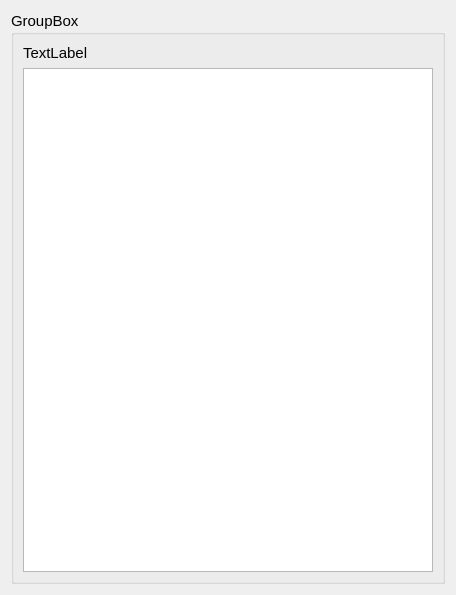
<?xml version="1.0" encoding="UTF-8"?>
<ui version="4.0">
 <class>NgramModelViewWidget</class>
 <widget class="QWidget" name="NgramModelViewWidget">
  <property name="geometry">
   <rect>
    <x>0</x>
    <y>0</y>
    <width>456</width>
    <height>595</height>
   </rect>
  </property>
  <property name="windowTitle">
   <string>Form</string>
  </property>
  <layout class="QHBoxLayout" name="horizontalLayout">
   <item>
    <widget class="QGroupBox" name="groupBox">
     <property name="font">
      <font>
       <pointsize>11</pointsize>
      </font>
     </property>
     <property name="title">
      <string>GroupBox</string>
     </property>
     <layout class="QVBoxLayout" name="verticalLayout">
      <item>
       <widget class="QLabel" name="ngram_model_view_label">
        <property name="font">
         <font>
          <pointsize>11</pointsize>
         </font>
        </property>
        <property name="text">
         <string>TextLabel</string>
        </property>
       </widget>
      </item>
      <item>
       <widget class="NGramTableView" name="tableView">
        <property name="font">
         <font>
          <pointsize>11</pointsize>
         </font>
        </property>
       </widget>
      </item>
     </layout>
    </widget>
   </item>
  </layout>
 </widget>
 <customwidgets>
  <customwidget>
   <class>NGramTableView</class>
   <extends>QTableView</extends>
   <header location="global">ngram_tableview.h</header>
  </customwidget>
 </customwidgets>
 <resources/>
 <connections/>
</ui>
